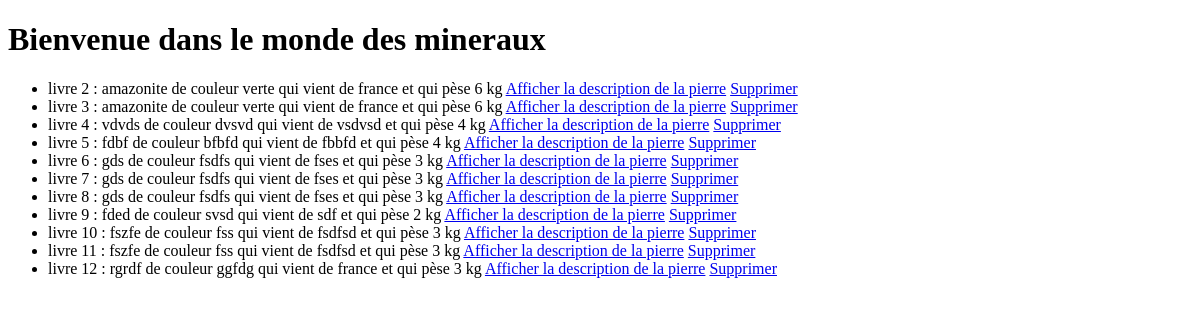
Before: /mesmineraux/index/ with the older database file.
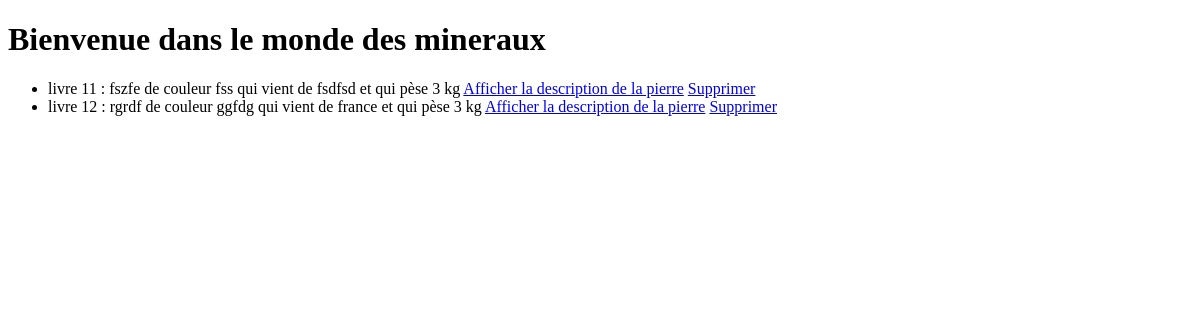
After: the same page with the newer database file.
### mesmineraux/models.py (models this page shows)
class Pierre(models.Model):
    nompierre = models.CharField(max_length=100)
    couleur = models.CharField(max_length = 100)
    nationalité = models.CharField(max_length = 100)
    poids = models.IntegerField(blank=False)
    resume = models.TextField(null = True, blank = True)
    def __str__(self):
        chaine = f"{self.nompierre} de couleur {self.couleur} qui vient de {self.nationalité} et qui pèse {self.poids} kg"
        return chaine

### mesmineraux/views.py (the view)
# urls.py: path('index/', views.index),
def index(request):
    liste = models.Pierre.objects.all()
    return render(request, 'mesmineraux/index.html', {"liste": liste})

### mesmineraux/templates/mesmineraux/index.html (shortened to what this page needs)
<!DOCTYPE html>
<html lang="en">
<head>
</head>
<body>
    <h1> Bienvenue dans le monde des mineraux </h1>
<ul>
    {% for l in liste %}
    <li> livre {{l.id}} : {{l}}
    <a href ="/mesmineraux/affiche/{{l.id}}/"> Afficher la description de la pierre</a>
    <a href ="/mesmineraux/delete/{{l.id}}/"> Supprimer</a>
    </li>
    {% endfor %}
</ul>
</body>
</html>

Changed rows visible on the page:
removed Pierre: id "2", nompierre+couleur+nationalité "amazonite de couleur verte qui vient de france et qui pèse 6 kg"
removed Pierre: id "3", nompierre+couleur+nationalité "amazonite de couleur verte qui vient de france et qui pèse 6 kg"
removed Pierre: id "4", nompierre+couleur+nationalité "vdvds de couleur dvsvd qui vient de vsdvsd et qui pèse 4 kg"
removed Pierre: id "5", nompierre+couleur+nationalité "fdbf de couleur bfbfd qui vient de fbbfd et qui pèse 4 kg"
removed Pierre: id "6", nompierre+couleur+nationalité "gds de couleur fsdfs qui vient de fses et qui pèse 3 kg"
removed Pierre: id "7", nompierre+couleur+nationalité "gds de couleur fsdfs qui vient de fses et qui pèse 3 kg"
removed Pierre: id "8", nompierre+couleur+nationalité "gds de couleur fsdfs qui vient de fses et qui pèse 3 kg"
removed Pierre: id "9", nompierre+couleur+nationalité "fded de couleur svsd qui vient de sdf et qui pèse 2 kg"
removed Pierre: id "10", nompierre+couleur+nationalité "fszfe de couleur fss qui vient de fsdfsd et qui pèse 3 kg"
